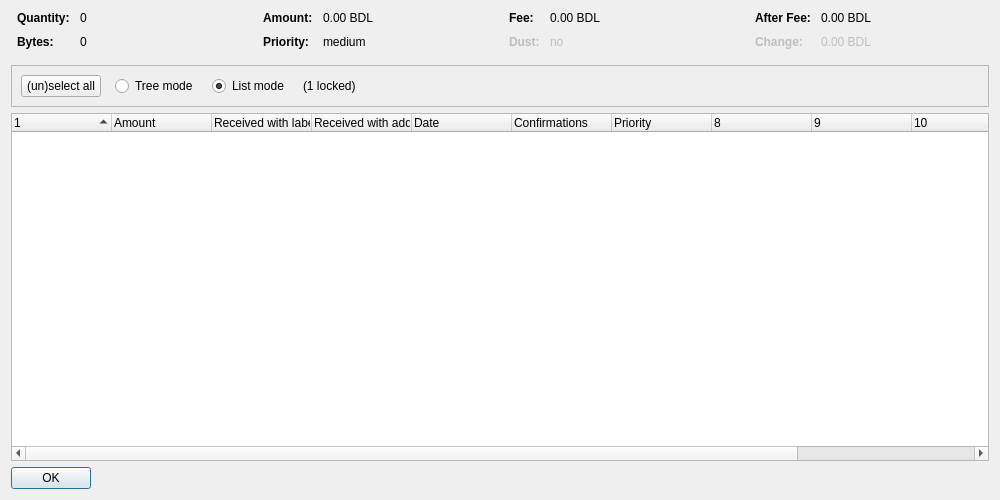
<?xml version="1.0" encoding="UTF-8"?>
<ui version="4.0">
 <class>CoinControlDialog</class>
 <widget class="QDialog" name="CoinControlDialog">
  <property name="geometry">
   <rect>
    <x>0</x>
    <y>0</y>
    <width>1000</width>
    <height>500</height>
   </rect>
  </property>
  <property name="windowTitle">
   <string>Coin Selection</string>
  </property>
  <layout class="QVBoxLayout" name="verticalLayout">
   <item>
    <layout class="QHBoxLayout" name="horizontalLayoutTop" stretch="0,0,0,0">
     <property name="topMargin">
      <number>0</number>
     </property>
     <property name="bottomMargin">
      <number>10</number>
     </property>
     <item>
      <layout class="QFormLayout" name="formLayoutCoinControl1">
       <property name="horizontalSpacing">
        <number>10</number>
       </property>
       <property name="verticalSpacing">
        <number>10</number>
       </property>
       <property name="leftMargin">
        <number>6</number>
       </property>
       <property name="rightMargin">
        <number>6</number>
       </property>
       <item row="0" column="0">
        <widget class="QLabel" name="labelCoinControlQuantityText">
         <property name="font">
          <font>
           <weight>75</weight>
           <bold>true</bold>
          </font>
         </property>
         <property name="text">
          <string>Quantity:</string>
         </property>
        </widget>
       </item>
       <item row="0" column="1">
        <widget class="QLabel" name="labelCoinControlQuantity">
         <property name="cursor">
          <cursorShape>IBeamCursor</cursorShape>
         </property>
         <property name="contextMenuPolicy">
          <enum>Qt::ActionsContextMenu</enum>
         </property>
         <property name="text">
          <string notr="true">0</string>
         </property>
         <property name="textInteractionFlags">
          <set>Qt::LinksAccessibleByMouse|Qt::TextSelectableByKeyboard|Qt::TextSelectableByMouse</set>
         </property>
        </widget>
       </item>
       <item row="1" column="0">
        <widget class="QLabel" name="labelCoinControlBytesText">
         <property name="font">
          <font>
           <weight>75</weight>
           <bold>true</bold>
          </font>
         </property>
         <property name="text">
          <string>Bytes:</string>
         </property>
        </widget>
       </item>
       <item row="1" column="1">
        <widget class="QLabel" name="labelCoinControlBytes">
         <property name="cursor">
          <cursorShape>IBeamCursor</cursorShape>
         </property>
         <property name="contextMenuPolicy">
          <enum>Qt::ActionsContextMenu</enum>
         </property>
         <property name="text">
          <string notr="true">0</string>
         </property>
         <property name="textInteractionFlags">
          <set>Qt::LinksAccessibleByMouse|Qt::TextSelectableByKeyboard|Qt::TextSelectableByMouse</set>
         </property>
        </widget>
       </item>
      </layout>
     </item>
     <item>
      <layout class="QFormLayout" name="formLayoutCoinControl2">
       <property name="horizontalSpacing">
        <number>10</number>
       </property>
       <property name="verticalSpacing">
        <number>10</number>
       </property>
       <property name="leftMargin">
        <number>6</number>
       </property>
       <property name="rightMargin">
        <number>6</number>
       </property>
       <item row="0" column="0">
        <widget class="QLabel" name="labelCoinControlAmountText">
         <property name="font">
          <font>
           <weight>75</weight>
           <bold>true</bold>
          </font>
         </property>
         <property name="text">
          <string>Amount:</string>
         </property>
        </widget>
       </item>
       <item row="0" column="1">
        <widget class="QLabel" name="labelCoinControlAmount">
         <property name="cursor">
          <cursorShape>IBeamCursor</cursorShape>
         </property>
         <property name="contextMenuPolicy">
          <enum>Qt::ActionsContextMenu</enum>
         </property>
         <property name="text">
          <string notr="true">0.00 BDL</string>
         </property>
         <property name="textInteractionFlags">
          <set>Qt::LinksAccessibleByMouse|Qt::TextSelectableByKeyboard|Qt::TextSelectableByMouse</set>
         </property>
        </widget>
       </item>
       <item row="1" column="0">
        <widget class="QLabel" name="labelCoinControlPriorityText">
         <property name="font">
          <font>
           <weight>75</weight>
           <bold>true</bold>
          </font>
         </property>
         <property name="text">
          <string>Priority:</string>
         </property>
        </widget>
       </item>
       <item row="1" column="1">
        <widget class="QLabel" name="labelCoinControlPriority">
         <property name="cursor">
          <cursorShape>IBeamCursor</cursorShape>
         </property>
         <property name="contextMenuPolicy">
          <enum>Qt::ActionsContextMenu</enum>
         </property>
         <property name="text">
          <string notr="true">medium</string>
         </property>
         <property name="textInteractionFlags">
          <set>Qt::LinksAccessibleByMouse|Qt::TextSelectableByKeyboard|Qt::TextSelectableByMouse</set>
         </property>
        </widget>
       </item>
      </layout>
     </item>
     <item>
      <layout class="QFormLayout" name="formLayoutCoinControl3">
       <property name="horizontalSpacing">
        <number>10</number>
       </property>
       <property name="verticalSpacing">
        <number>10</number>
       </property>
       <property name="leftMargin">
        <number>6</number>
       </property>
       <property name="rightMargin">
        <number>6</number>
       </property>
       <item row="0" column="0">
        <widget class="QLabel" name="labelCoinControlFeeText">
         <property name="font">
          <font>
           <weight>75</weight>
           <bold>true</bold>
          </font>
         </property>
         <property name="text">
          <string>Fee:</string>
         </property>
        </widget>
       </item>
       <item row="0" column="1">
        <widget class="QLabel" name="labelCoinControlFee">
         <property name="cursor">
          <cursorShape>IBeamCursor</cursorShape>
         </property>
         <property name="contextMenuPolicy">
          <enum>Qt::ActionsContextMenu</enum>
         </property>
         <property name="text">
          <string notr="true">0.00 BDL</string>
         </property>
         <property name="textInteractionFlags">
          <set>Qt::LinksAccessibleByMouse|Qt::TextSelectableByKeyboard|Qt::TextSelectableByMouse</set>
         </property>
        </widget>
       </item>
       <item row="1" column="0">
        <widget class="QLabel" name="labelCoinControlLowOutputText">
         <property name="enabled">
          <bool>false</bool>
         </property>
         <property name="font">
          <font>
           <weight>75</weight>
           <bold>true</bold>
          </font>
         </property>
         <property name="text">
          <string>Dust:</string>
         </property>
        </widget>
       </item>
       <item row="1" column="1">
        <widget class="QLabel" name="labelCoinControlLowOutput">
         <property name="enabled">
          <bool>false</bool>
         </property>
         <property name="cursor">
          <cursorShape>IBeamCursor</cursorShape>
         </property>
         <property name="contextMenuPolicy">
          <enum>Qt::ActionsContextMenu</enum>
         </property>
         <property name="text">
          <string notr="true">no</string>
         </property>
         <property name="textInteractionFlags">
          <set>Qt::LinksAccessibleByMouse|Qt::TextSelectableByKeyboard|Qt::TextSelectableByMouse</set>
         </property>
        </widget>
       </item>
      </layout>
     </item>
     <item>
      <layout class="QFormLayout" name="formLayoutCoinControl4">
       <property name="horizontalSpacing">
        <number>10</number>
       </property>
       <property name="verticalSpacing">
        <number>10</number>
       </property>
       <property name="leftMargin">
        <number>6</number>
       </property>
       <property name="rightMargin">
        <number>6</number>
       </property>
       <item row="0" column="0">
        <widget class="QLabel" name="labelCoinControlAfterFeeText">
         <property name="font">
          <font>
           <weight>75</weight>
           <bold>true</bold>
          </font>
         </property>
         <property name="text">
          <string>After Fee:</string>
         </property>
        </widget>
       </item>
       <item row="0" column="1">
        <widget class="QLabel" name="labelCoinControlAfterFee">
         <property name="cursor">
          <cursorShape>IBeamCursor</cursorShape>
         </property>
         <property name="contextMenuPolicy">
          <enum>Qt::ActionsContextMenu</enum>
         </property>
         <property name="text">
          <string notr="true">0.00 BDL</string>
         </property>
         <property name="textInteractionFlags">
          <set>Qt::LinksAccessibleByMouse|Qt::TextSelectableByKeyboard|Qt::TextSelectableByMouse</set>
         </property>
        </widget>
       </item>
       <item row="1" column="0">
        <widget class="QLabel" name="labelCoinControlChangeText">
         <property name="enabled">
          <bool>false</bool>
         </property>
         <property name="font">
          <font>
           <weight>75</weight>
           <bold>true</bold>
          </font>
         </property>
         <property name="text">
          <string>Change:</string>
         </property>
        </widget>
       </item>
       <item row="1" column="1">
        <widget class="QLabel" name="labelCoinControlChange">
         <property name="enabled">
          <bool>false</bool>
         </property>
         <property name="cursor">
          <cursorShape>IBeamCursor</cursorShape>
         </property>
         <property name="contextMenuPolicy">
          <enum>Qt::ActionsContextMenu</enum>
         </property>
         <property name="text">
          <string notr="true">0.00 BDL</string>
         </property>
         <property name="textInteractionFlags">
          <set>Qt::LinksAccessibleByMouse|Qt::TextSelectableByKeyboard|Qt::TextSelectableByMouse</set>
         </property>
        </widget>
       </item>
      </layout>
     </item>
    </layout>
   </item>
   <item>
    <widget class="QFrame" name="frame">
     <property name="minimumSize">
      <size>
       <width>0</width>
       <height>40</height>
      </size>
     </property>
     <property name="frameShape">
      <enum>QFrame::StyledPanel</enum>
     </property>
     <property name="frameShadow">
      <enum>QFrame::Sunken</enum>
     </property>
     <layout class="QHBoxLayout" name="horizontalLayout">
      <item>
       <layout class="QHBoxLayout" name="horizontalLayoutPanel" stretch="0,0,0,0,0">
        <property name="spacing">
         <number>14</number>
        </property>
        <item>
         <widget class="QPushButton" name="pushButtonSelectAll">
          <property name="sizePolicy">
           <sizepolicy hsizetype="Maximum" vsizetype="Fixed">
            <horstretch>0</horstretch>
            <verstretch>0</verstretch>
           </sizepolicy>
          </property>
          <property name="text">
           <string>(un)select all</string>
          </property>
          <property name="autoDefault">
           <bool>false</bool>
          </property>
         </widget>
        </item>
        <item>
         <widget class="QRadioButton" name="radioTreeMode">
          <property name="sizePolicy">
           <sizepolicy hsizetype="Maximum" vsizetype="Fixed">
            <horstretch>0</horstretch>
            <verstretch>0</verstretch>
           </sizepolicy>
          </property>
          <property name="text">
           <string>Tree mode</string>
          </property>
         </widget>
        </item>
        <item>
         <widget class="QRadioButton" name="radioListMode">
          <property name="sizePolicy">
           <sizepolicy hsizetype="Maximum" vsizetype="Fixed">
            <horstretch>0</horstretch>
            <verstretch>0</verstretch>
           </sizepolicy>
          </property>
          <property name="text">
           <string>List mode</string>
          </property>
          <property name="checked">
           <bool>true</bool>
          </property>
         </widget>
        </item>
        <item>
         <widget class="QLabel" name="labelLocked">
          <property name="text">
           <string notr="true">(1 locked)</string>
          </property>
         </widget>
        </item>
        <item>
         <spacer name="horizontalSpacer">
          <property name="orientation">
           <enum>Qt::Horizontal</enum>
          </property>
          <property name="sizeHint" stdset="0">
           <size>
            <width>40</width>
            <height>20</height>
           </size>
          </property>
         </spacer>
        </item>
       </layout>
      </item>
     </layout>
    </widget>
   </item>
   <item>
    <widget class="CoinControlTreeWidget" name="treeWidget">
     <property name="contextMenuPolicy">
      <enum>Qt::CustomContextMenu</enum>
     </property>
     <property name="sortingEnabled">
      <bool>false</bool>
     </property>
     <property name="columnCount">
      <number>12</number>
     </property>
     <attribute name="headerShowSortIndicator" stdset="0">
      <bool>true</bool>
     </attribute>
     <attribute name="headerStretchLastSection">
      <bool>false</bool>
     </attribute>
     <column>
      <property name="text">
       <string/>
      </property>
     </column>
     <column>
      <property name="text">
       <string>Amount</string>
      </property>
     </column>
     <column>
      <property name="text">
       <string>Received with label</string>
      </property>
     </column>
     <column>
      <property name="text">
       <string>Received with address</string>
      </property>
     </column>
     <column>
      <property name="text">
       <string>Date</string>
      </property>
     </column>
     <column>
      <property name="text">
       <string>Confirmations</string>
      </property>
      <property name="toolTip">
       <string>Confirmed</string>
      </property>
     </column>
     <column>
      <property name="text">
       <string>Priority</string>
      </property>
     </column>
     <column>
      <property name="text">
       <string/>
      </property>
     </column>
     <column>
      <property name="text">
       <string/>
      </property>
     </column>
     <column>
      <property name="text">
       <string/>
      </property>
     </column>
     <column>
      <property name="text">
       <string/>
      </property>
     </column>
     <column>
      <property name="text">
       <string/>
      </property>
     </column>
    </widget>
   </item>
   <item>
    <widget class="QDialogButtonBox" name="buttonBox">
     <property name="sizePolicy">
      <sizepolicy hsizetype="Maximum" vsizetype="Fixed">
       <horstretch>0</horstretch>
       <verstretch>0</verstretch>
      </sizepolicy>
     </property>
     <property name="orientation">
      <enum>Qt::Horizontal</enum>
     </property>
     <property name="standardButtons">
      <set>QDialogButtonBox::Ok</set>
     </property>
    </widget>
   </item>
  </layout>
 </widget>
 <customwidgets>
  <customwidget>
   <class>CoinControlTreeWidget</class>
   <extends>QTreeWidget</extends>
   <header>coincontroltreewidget.h</header>
  </customwidget>
 </customwidgets>
 <resources/>
 <connections/>
</ui>
